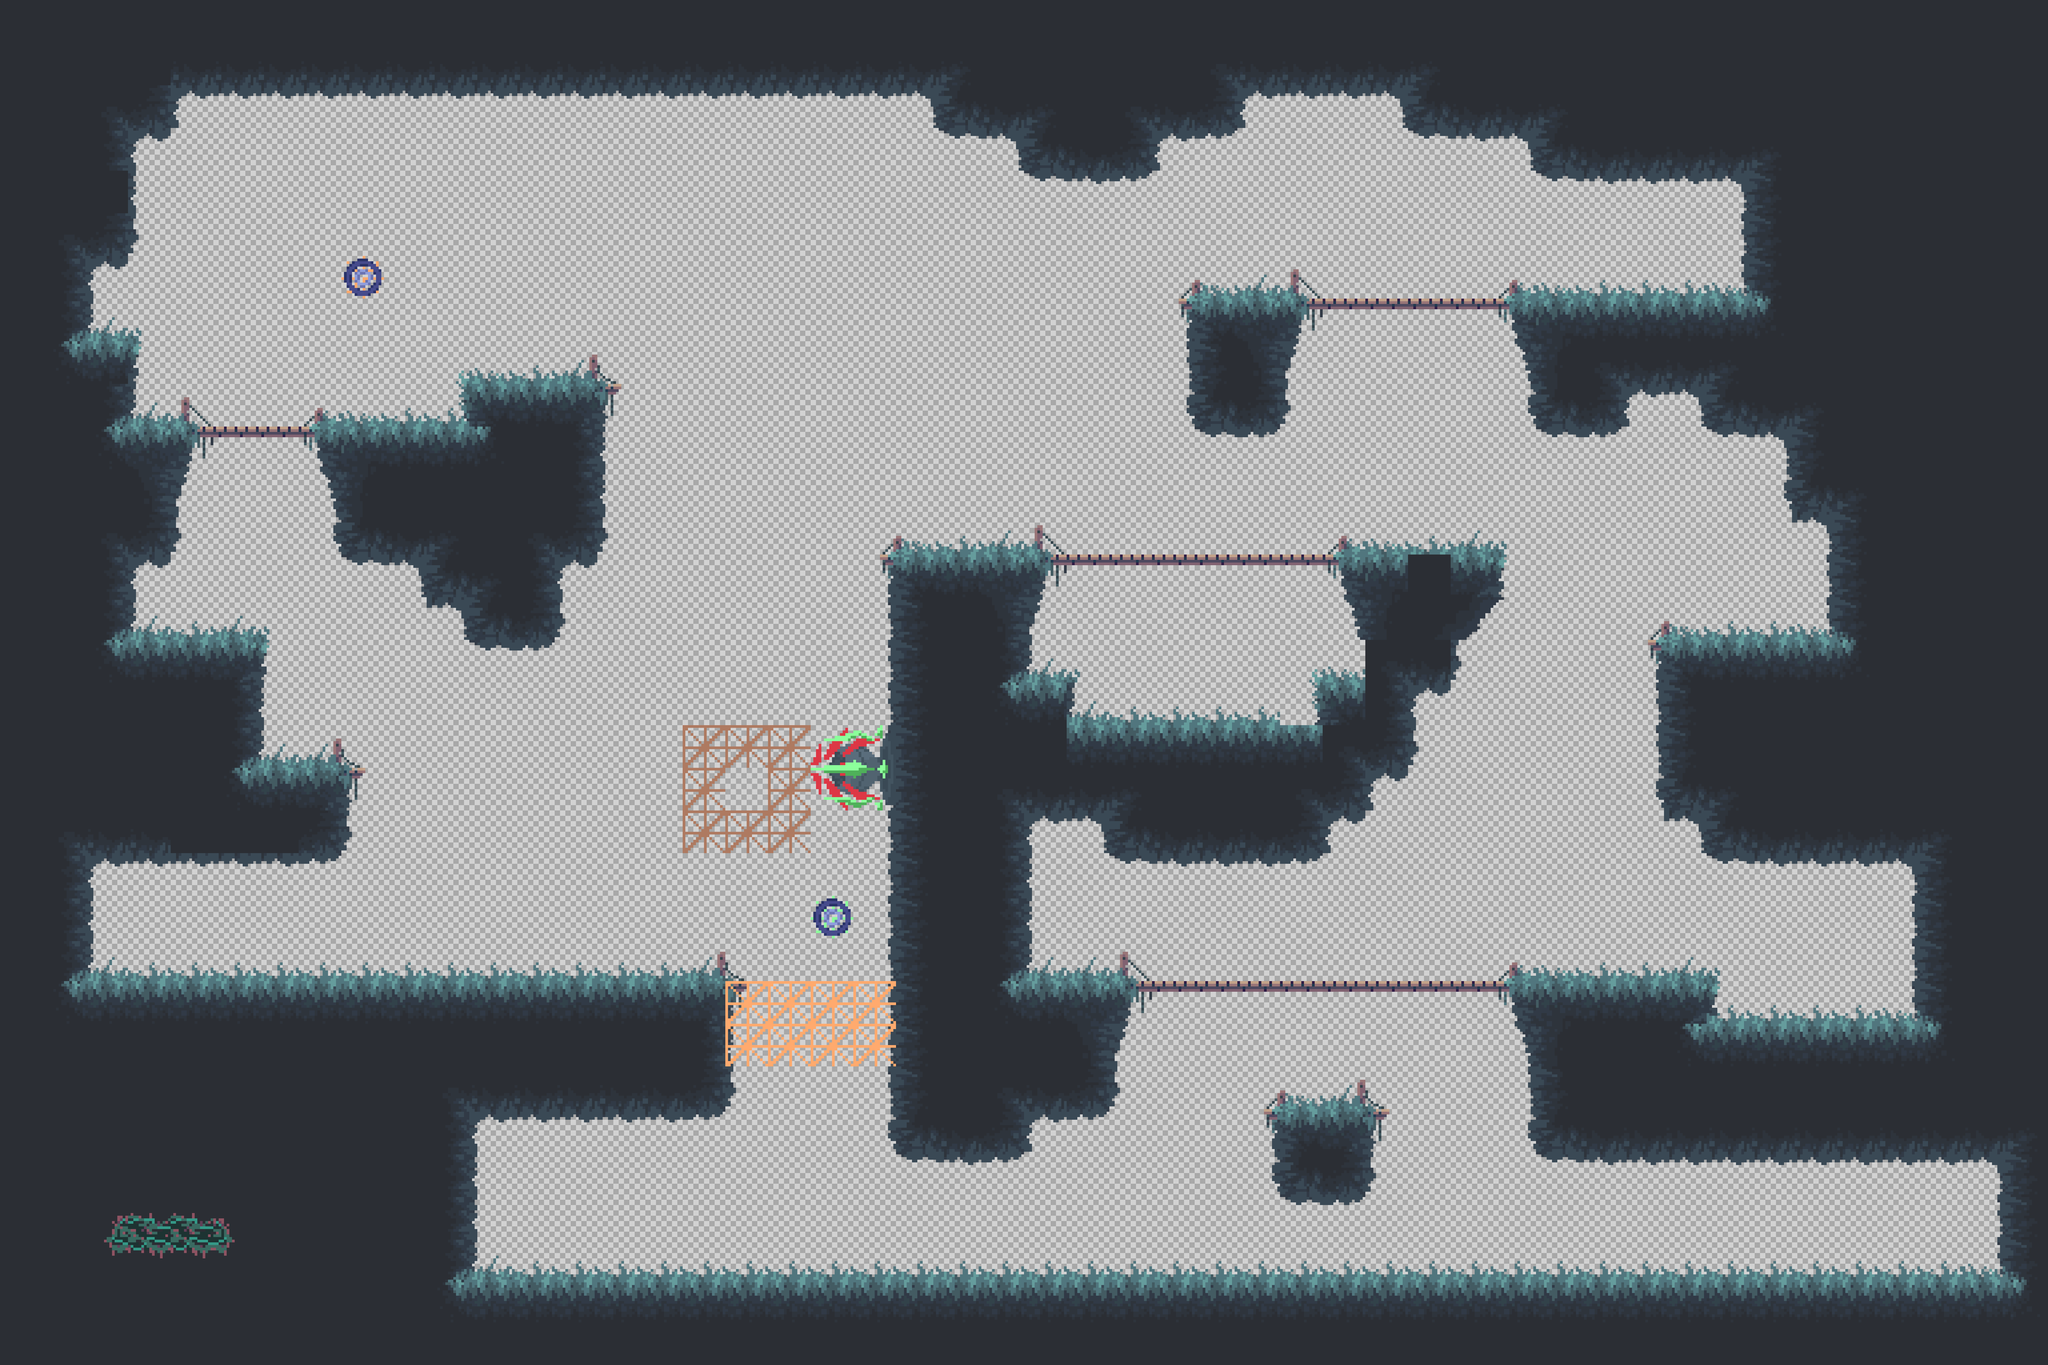

Tiled map render using the project's own tile images. Description and the map definition, with tile-layer contents summarised, below:
An orthogonal 48x32 tile map with 160x160 px tiles, 9 tile layers (wireframe(b), wireframe, Climbable, Platforms, ...), 8 tilesets and 11 objects.

<map version="1.5" tiledversion="1.7.0" orientation="orthogonal" renderorder="right-down" width="48" height="32" tilewidth="160" tileheight="160" infinite="0" nextlayerid="597" nextobjectid="63">
 <tileset firstgid="1" source="Wireframe_purple16.tsx" />
 <tileset firstgid="25" source="Forest.tsx" />
 <tileset firstgid="179" source="Specials.tsx" />
 <tileset firstgid="182" source="wireframe_red16.tsx" />
 <tileset firstgid="206" source="Barbs.tsx" />
 <tileset firstgid="242" source="act-Sheet.tsx" />
 <tileset firstgid="278" source="Animated_tiles/Acid/Acid.tsx" />
 <tileset firstgid="287" source="Turrets.tsx" />
 <layer id="585" name="wireframe(b)" width="48" height="32">
  <data>[1536 cells, 1536 non-empty, 2 distinct tile ids]</data>
 </layer>
 <layer id="1" name="wireframe" width="48" height="32">
  <data>[1536 cells, 1536 non-empty, 4 distinct tile ids]</data>
 </layer>
 <layer id="190" name="Climbable" width="48" height="32">
  <data>[1536 cells, 28 non-empty, 1 distinct tile ids]</data>
 </layer>
 <layer id="2" name="Platforms" width="48" height="32">
  <data>[1536 cells, 703 non-empty, 2 distinct tile ids]</data>
 </layer>
 <layer id="3" name="Grass" width="48" height="32">
  <data>[1536 cells, 1027 non-empty, 59 distinct tile ids]</data>
 </layer>
 <objectgroup id="577" name="Gate">
  <object id="1" gid="179" x="7040" y="3680" width="160" height="160">
   <properties>
    <property name="dest" value="untitled3" />
   </properties>
  </object>
  <object id="2" gid="179" x="1760" y="4640" width="160" height="160">
   <properties>
    <property name="dest" value="untitled0" />
   </properties>
  </object>
 </objectgroup>
 <layer id="589" name="Barbs" width="48" height="32">
  <data>[1536 cells, 8 non-empty, 6 distinct tile ids]</data>
 </layer>
 <objectgroup id="591" name="Ledges">
  <object id="54" gid="181" x="2080" y="1600" width="160" height="160" />
  <object id="55" gid="181" x="1120" y="3040" width="160" height="160" />
  <object id="56" gid="181" x="2560" y="3840" width="160" height="160" />
  <object id="57" gid="181" x="4960" y="4320" width="160" height="160" />
  <object id="58" gid="181" x="4480" y="1280" width="160" height="160" />
  <object id="59" gid="181" x="3360" y="2240" width="160" height="160" />
  <object id="60" gid="181" x="6240" y="2560" width="160" height="160" />
  <object id="61" gid="181" x="4800" y="4320" width="160" height="160" />
 </objectgroup>
 <layer id="592" name="Actuators" width="48" height="32">
  <data>[1536 cells, 2 non-empty, 2 distinct tile ids]</data>
 </layer>
 <layer id="593" name="Door" width="48" height="32">
  <data>[1536 cells, 16 non-empty, 2 distinct tile ids]</data>
 </layer>
 <layer id="596" name="Turrets" width="48" height="32">
  <data>[1536 cells, 1 non-empty, 1 distinct tile ids]</data>
 </layer>
 <objectgroup id="595" name="Respawn">
  <object id="62" gid="180" x="1920" y="3520" width="160" height="160" />
 </objectgroup>
</map>
